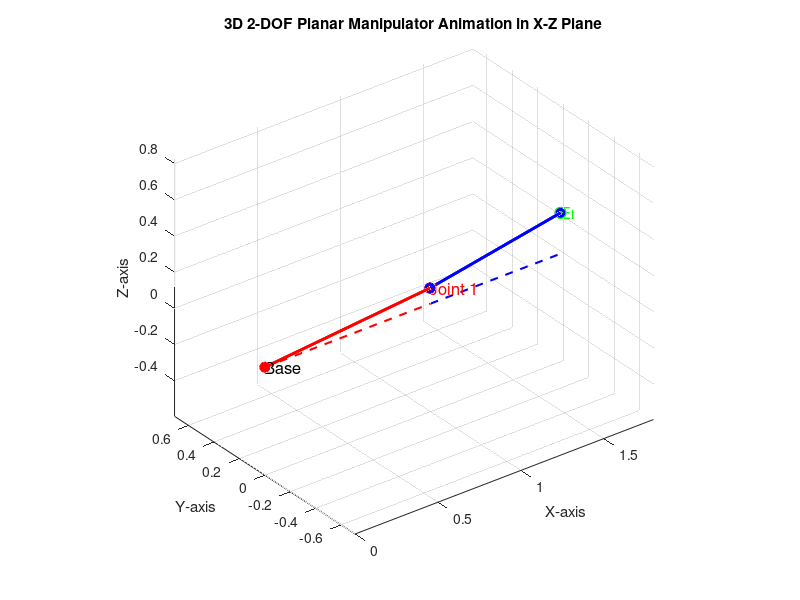

Here is the MATLAB script that generated this plot:
clc; clear; close all;

% Link lengths
L1 = 1;  % Length of first link
L2 = 0.8;  % Length of second link

% User inputs joint angles (in degrees)
theta1 = input('Enter theta1 (in degrees): ');
theta2 = input('Enter theta2 (in degrees): ');

% Convert angles to radians
theta1 = deg2rad(theta1);
theta2 = deg2rad(theta2);

% Forward Kinematics
x0 = 0; z0 = 0; % Base position
x1 = L1 * cos(theta1);
z1 = L1 * sin(theta1);
x2 = x1 + L2 * cos(theta1 + theta2);
z2 = z1 + L2 * sin(theta1 + theta2);

% Animation setup
figure; axis equal; hold on;
xlabel('X-axis'); ylabel('Y-axis'); zlabel('Z-axis');
title('3D 2-DOF Planar Manipulator Animation in X-Z Plane');
grid on;
view(3);

% Initial position (dotted line)
plot3([x0, L1], [0, 0], [z0, 0], 'r--', 'LineWidth', 1.5);
plot3([L1, L1 + L2], [0, 0], [0, 0], 'b--', 'LineWidth', 1.5);

% Animate first link rotation
steps = 50;
theta1_vals = linspace(0, theta1, steps);
for i = 1:steps
    x1_temp = L1 * cos(theta1_vals(i));
    z1_temp = L1 * sin(theta1_vals(i));
    
    cla;
    plot3([x0, L1], [0, 0], [z0, 0], 'r--', 'LineWidth', 1.5);
    plot3([L1, L1 + L2], [0, 0], [0, 0], 'b--', 'LineWidth', 1.5);
    plot3([x0, x1_temp], [0, 0], [z0, z1_temp], 'r-o', 'LineWidth', 2, 'MarkerFaceColor', 'r');
    plot3(x1_temp, 0, z1_temp, 'ko', 'MarkerSize', 6, 'MarkerFaceColor', 'k');
    view(3);
    pause(0.05);
end

% Animate second link rotation after first link finishes
theta2_vals = linspace(0, theta2, steps);
for i = 1:steps
    % Link 1 has fully rotated, now rotate link 2
    x2_temp = x1 + L2 * cos(theta1 + theta2_vals(i));
    z2_temp = z1 + L2 * sin(theta1 + theta2_vals(i));
    
    cla;
    plot3([x0, L1], [0, 0], [z0, 0], 'r--', 'LineWidth', 1.5);
    plot3([L1, L1 + L2], [0, 0], [0, 0], 'b--', 'LineWidth', 1.5);
    plot3([x0, x1], [0, 0], [z0, z1], 'r-o', 'LineWidth', 2, 'MarkerFaceColor', 'r');
    plot3([x1, x2_temp], [0, 0], [z1, z2_temp], 'b-o', 'LineWidth', 2, 'MarkerFaceColor', 'b');
    plot3(x2_temp, 0, z2_temp, 'go', 'MarkerSize', 8, 'MarkerFaceColor', 'g');
    view(3);
    pause(0.05);
end

% Final static plot
plot3([x0, x1], [0, 0], [z0, z1], 'r-o', 'LineWidth', 2, 'MarkerFaceColor', 'r');
plot3([x1, x2], [0, 0], [z1, z2], 'b-o', 'LineWidth', 2, 'MarkerFaceColor', 'b');
plot3(x2, 0, z2, 'go', 'MarkerSize', 8, 'MarkerFaceColor', 'g');
text(x0, 0, z0, 'Base', 'FontSize', 12, 'Color', 'k');
text(x1, 0, z1, 'Joint 1', 'FontSize', 12, 'Color', 'r');
text(x2, 0, z2, 'End-Effector', 'FontSize', 12, 'Color', 'g');
view(3);
